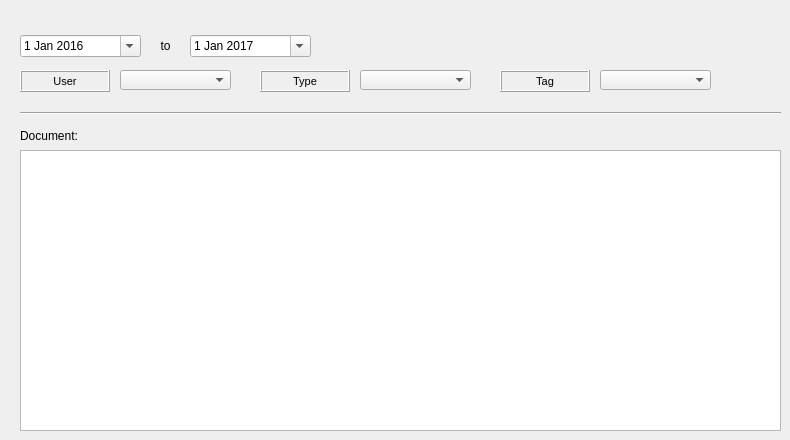
   <widget class="QWidget" name="tab_6">
    <attribute name="title">
     <string>Document</string>
    </attribute>
    <widget class="QLabel" name="label_doc_to">
     <property name="geometry">
      <rect>
       <x>150</x>
       <y>35</y>
       <width>31</width>
       <height>22</height>
      </rect>
     </property>
     <property name="font">
      <font>
       <pointsize>9</pointsize>
      </font>
     </property>
     <property name="frameShape">
      <enum>QFrame::NoFrame</enum>
     </property>
     <property name="frameShadow">
      <enum>QFrame::Raised</enum>
     </property>
     <property name="text">
      <string>to</string>
     </property>
     <property name="textFormat">
      <enum>Qt::AutoText</enum>
     </property>
     <property name="scaledContents">
      <bool>false</bool>
     </property>
     <property name="alignment">
      <set>Qt::AlignCenter</set>
     </property>
     <property name="margin">
      <number>3</number>
     </property>
    </widget>
    <widget class="QLabel" name="label_doc_tag">
     <property name="geometry">
      <rect>
       <x>500</x>
       <y>70</y>
       <width>90</width>
       <height>22</height>
      </rect>
     </property>
     <property name="font">
      <font>
       <pointsize>8</pointsize>
      </font>
     </property>
     <property name="frameShape">
      <enum>QFrame::Box</enum>
     </property>
     <property name="frameShadow">
      <enum>QFrame::Raised</enum>
     </property>
     <property name="text">
      <string>Tag</string>
     </property>
     <property name="textFormat">
      <enum>Qt::AutoText</enum>
     </property>
     <property name="scaledContents">
      <bool>false</bool>
     </property>
     <property name="alignment">
      <set>Qt::AlignCenter</set>
     </property>
     <property name="margin">
      <number>3</number>
     </property>
    </widget>
    <widget class="Line" name="line_6">
     <property name="geometry">
      <rect>
       <x>20</x>
       <y>105</y>
       <width>761</width>
       <height>16</height>
      </rect>
     </property>
     <property name="orientation">
      <enum>Qt::Horizontal</enum>
     </property>
    </widget>
    <widget class="QLabel" name="label_doc_user">
     <property name="geometry">
      <rect>
       <x>20</x>
       <y>70</y>
       <width>90</width>
       <height>22</height>
      </rect>
     </property>
     <property name="font">
      <font>
       <pointsize>8</pointsize>
      </font>
     </property>
     <property name="frameShape">
      <enum>QFrame::Box</enum>
     </property>
     <property name="frameShadow">
      <enum>QFrame::Raised</enum>
     </property>
     <property name="text">
      <string>User</string>
     </property>
     <property name="textFormat">
      <enum>Qt::AutoText</enum>
     </property>
     <property name="scaledContents">
      <bool>false</bool>
     </property>
     <property name="alignment">
      <set>Qt::AlignCenter</set>
     </property>
     <property name="margin">
      <number>3</number>
     </property>
    </widget>
    <widget class="QDateEdit" name="date_document_from">
     <property name="geometry">
      <rect>
       <x>20</x>
       <y>35</y>
       <width>121</width>
       <height>22</height>
      </rect>
     </property>
     <property name="date">
      <date>
       <year>2016</year>
       <month>1</month>
       <day>1</day>
      </date>
     </property>
     <property name="calendarPopup">
      <bool>true</bool>
     </property>
    </widget>
    <widget class="QComboBox" name="doc_event">
     <property name="geometry">
      <rect>
       <x>360</x>
       <y>70</y>
       <width>111</width>
       <height>20</height>
      </rect>
     </property>
    </widget>
    <widget class="QDateEdit" name="date_document_to">
     <property name="geometry">
      <rect>
       <x>190</x>
       <y>35</y>
       <width>121</width>
       <height>22</height>
      </rect>
     </property>
     <property name="date">
      <date>
       <year>2017</year>
       <month>1</month>
       <day>1</day>
      </date>
     </property>
     <property name="calendarPopup">
      <bool>true</bool>
     </property>
    </widget>
    <widget class="QComboBox" name="doc_tag">
     <property name="geometry">
      <rect>
       <x>600</x>
       <y>70</y>
       <width>111</width>
       <height>20</height>
      </rect>
     </property>
    </widget>
    <widget class="QTableWidget" name="tableWidget_12">
     <property name="geometry">
      <rect>
       <x>20</x>
       <y>150</y>
       <width>761</width>
       <height>281</height>
      </rect>
     </property>
    </widget>
    <widget class="QComboBox" name="doc_user">
     <property name="geometry">
      <rect>
       <x>120</x>
       <y>70</y>
       <width>111</width>
       <height>20</height>
      </rect>
     </property>
    </widget>
    <widget class="QLabel" name="label_doc_type">
     <property name="geometry">
      <rect>
       <x>260</x>
       <y>70</y>
       <width>90</width>
       <height>22</height>
      </rect>
     </property>
     <property name="font">
      <font>
       <pointsize>8</pointsize>
      </font>
     </property>
     <property name="frameShape">
      <enum>QFrame::Box</enum>
     </property>
     <property name="frameShadow">
      <enum>QFrame::Raised</enum>
     </property>
     <property name="text">
      <string>Type</string>
     </property>
     <property name="textFormat">
      <enum>Qt::AutoText</enum>
     </property>
     <property name="scaledContents">
      <bool>false</bool>
     </property>
     <property name="alignment">
      <set>Qt::AlignCenter</set>
     </property>
     <property name="margin">
      <number>3</number>
     </property>
    </widget>
    <widget class="QLabel" name="label_document">
     <property name="geometry">
      <rect>
       <x>20</x>
       <y>125</y>
       <width>90</width>
       <height>22</height>
      </rect>
     </property>
     <property name="font">
      <font>
       <pointsize>9</pointsize>
      </font>
     </property>
     <property name="frameShape">
      <enum>QFrame::NoFrame</enum>
     </property>
     <property name="frameShadow">
      <enum>QFrame::Plain</enum>
     </property>
     <property name="text">
      <string>Document:</string>
     </property>
     <property name="textFormat">
      <enum>Qt::AutoText</enum>
     </property>
     <property name="scaledContents">
      <bool>false</bool>
     </property>
     <property name="alignment">
      <set>Qt::AlignLeading|Qt::AlignLeft|Qt::AlignVCenter</set>
     </property>
     <property name="margin">
      <number>3</number>
     </property>
    </widget>
   </widget>
